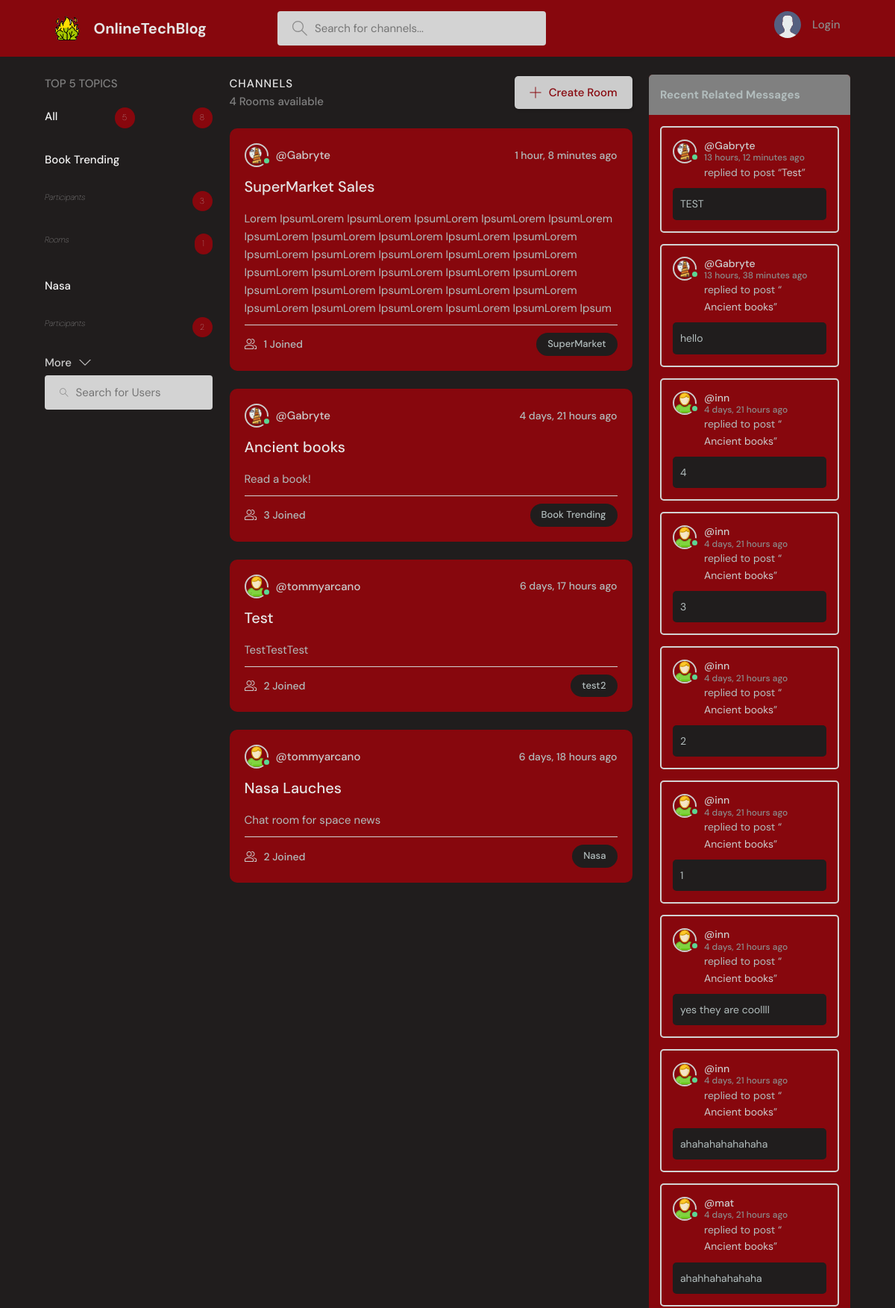
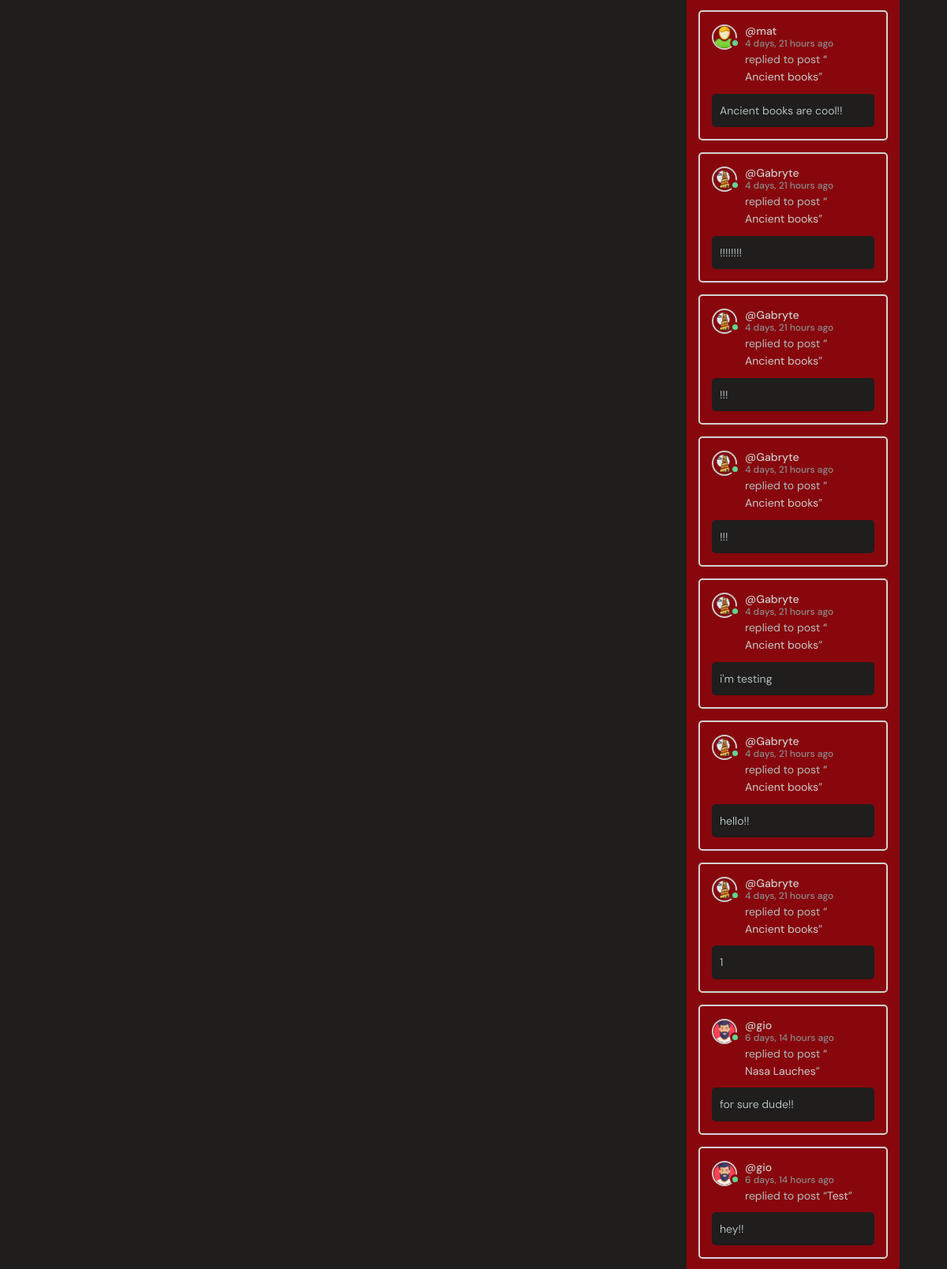
The page / (upper part) on the database its author committed (2 pictures, top to bottom).
### baseProject/models.py (models this page shows, shortened)
class Topic(models.Model):
    name = models.CharField(max_length=10, unique=True)

class Room(models.Model):
    host = models.ForeignKey(User, on_delete=models.SET_NULL, null=True)
    participants = models.ManyToManyField(User, related_name='participants', blank=True)
    topic = models.ForeignKey(Topic, null=True, blank=True,on_delete=models.SET_NULL)
    name = models.CharField(max_length=200, unique=True)
    description = models.TextField(null=True, blank=True)
    friendsOnly = models.BooleanField(default=False)
    updated = models.DateTimeField(auto_now=True)
    created = models.DateTimeField(auto_now_add=True)
    class Meta:
        ordering = ('-updated','-created')
    def __str__(self):
        return self.name

class User(AbstractUser):
    name = models.CharField(max_length=200, null=True)
    surname = models.CharField(max_length=200, null=True)
    email = models.EmailField(unique=True,null=True)
    status = models.TextField(null=True)
    icon = models.ImageField(null=True, default="userBase.svg")
    showFriendsMessages = models.BooleanField(default=False)
    USERNAME_FIELD = 'email'
    REQUIRED_FIELDS = []

class Message(models.Model):
    user = models.ForeignKey(User, on_delete=models.CASCADE)
    room = models.ForeignKey(Room, on_delete=models.CASCADE)
    body = models.TextField()
    image = models.ImageField(null=True, blank=True)
    updated = models.DateTimeField(auto_now=True)
    created = models.DateTimeField(auto_now_add=True)
    likes = models.ManyToManyField(User, related_name='comment')
    class Meta:
        ordering = ('-updated','-created')

### baseProject/views.py (the view)
# urls.py: 2. Add a URL to urlpatterns:  path('', views.home, name='home')
def home(request):
    page = 'home'
    q = request.GET.get('q') if request.GET.get('q') != None else ''
    rooms = Room.objects.filter(
        Q(topic__name__icontains=q) | Q(name__icontains=q) | Q(description__icontains=q)).order_by('-updated')
    num = 5
    topic = Topic.objects.annotate(num_participants=Count('room__participants'), num_rooms=Count('room')).order_by(
        '-num_participants', '-num_rooms')[0:num]
    total_participants = topic.aggregate(total_participants=Sum('num_participants')).get('total_participants', 0)
    rooms_count = rooms.count()
    room_messages = Message.objects.filter(Q(room__topic__name__icontains=q))
    friend_messages, requestFriendsExists = checkForFriendsMessages(request)
    context = {'rooms': rooms, 'topics': topic, 'rooms_count': rooms_count, 'room_messages': room_messages, "num": num,
               "total_participants": total_participants, "friend_messages": friend_messages, "page": page,
               "requestFriendsExists": requestFriendsExists}
    return render(request, 'baseProject/home.html', context)

### baseProject/templates/baseProject/home.html (shortened to what this page needs)
{% extends 'main.html' %}
{% block content %}
<main class="layout layout--3">
      <div class="container">
          {% include 'baseProject/topic_inside.html' %}
        <div class="roomList">
          <div class="roomList__header">
            <div>
              <h2>Channels</h2>
              <p>{{ rooms_count }} Rooms available</p>
            </div>
            <a class="btn btn--main" href="{% url 'create-room' %}">
              <svg version="1.1" xmlns="http://www.w3.org/2000/svg" width="32" height="32" viewBox="0 0 32 32">
                <title>add</title>
                <path
                  d="M16.943 0.943h-1.885v14.115h-14.115v1.885h14.115v14.115h1.885v-14.115h14.115v-1.885h-14.115v-14.115z"
                ></path>
              </svg>
              Create Room
            </a>
          </div>
            {% if page == 'home' %}
          {% include 'baseProject/central_home.html' %}
            {% else %}
                {% include 'baseProject/central_home_for_usersearch.html' %}
            {% endif %}
        </div>
          {% include 'baseProject/feed_inside.html' %}
      </div>
    </main>
{% endblock content%}

### baseProject/templates/baseProject/topic_inside.html (shortened to what this page needs)
<div class="topics">
    <div class="topics__header">
        <h2>Top {{ num }} Topics</h2>
    </div>
    <ul class="listTopics">
        <li>
            <a href="{% url 'home' %}">All
                <span class="numberPro">{{ topics.count }}</span><span class="numberPro">{{ total_participants }}</span></a>
        </li>
        {% for topic in topics %}
            <li>
                <a href="{% url 'home' %}?q={{ topic.name }}">{{ topic.name }}</a>
            </li>
            <li>
                <a><i>Participants</i><span class="numberPro">{{ topic.num_participants }}</span></a>
            </li>
            <li>
                <a><i>Rooms</i><span class="numberPro">{{ topic.room_set.all.count }}</span></a>
            </li>
        {% endfor %}
    </ul>
    <a class="btn btn--link" href="{% url 'arguments' %}">
        More
        <svg version="1.1" xmlns="http://www.w3.org/2000/svg" width="32" height="32" viewBox="0 0 32 32">
            <title>chevron-down</title>
            <path d="M16 21l-13-13h-3l16 16 16-16h-3l-13 13z"></path>
        </svg>
    </a>
    <form action="{% url 'userSearch' %}" method="GET" class="searchBar">
        <label>
            <input name="q" placeholder="Search for Users"/>
        </label>
    </form>
</div>

### baseProject/templates/baseProject/central_home.html (shortened to what this page needs)
{% for room in rooms %}
    <div class="RoomIteratedLister">
        <div class="ChannelListerRoomHeaderBlock">
            <a href="{% url 'user-profile' room.host.id %}" class="HostRoomChannelLister">
                {% if room.host.is_authenticated %}
                    <div class="avatar avatar--small active">
                        <img src="{{ room.host.icon.url }}"/>
                    </div>
                {% else %}
                    <div class="avatar avatar--small">
                        <img src="{{ room.host.icon.url }}"/>
                    </div>
                {% endif %}
                <span>@{{ room.host.username }}</span>
            </a>
            <div class="ChannelLastActionMessage">
                <span>{{ room.created|timesince }} ago</span>
            </div>
        </div>
        <div class="ContentChannelRoomList">
            <a href="{% url 'room' room.id %}">{{ room.name }}</a>
            <p>{{ room.description }}</p>
        </div>
        <div class="ChannelMetaRoom">
            <a href="{% url 'room' room.id %}" class="ChannelListChannelJoined">
                {{ room.participants.all.count }} Joined
            </a>
            <p class="ChannelListTopicRoom">{{ room.topic.name }}</p>
        </div>
    </div>
{% endfor %}

### baseProject/templates/baseProject/feed_inside.html (shortened to what this page needs)
{% if requestFriendsExists and request.user.showFriendsMessages == True %}
    <div class="LastMessagesFromUsers">
        <div class="layout__boxHeader">
            <h2>Friend Messages</h2>
        </div>
        {% for activity in friend_messages %}
            <div class="ActivitiesBoxingBox">
                <div class="activities__boxHeader ChannelListerRoomHeaderBlock">
                    <a href="{% url 'user-profile' activity.user.id %}" class="HostRoomChannelLister">
                        {% if activity.user.is_authenticated %}
                            <div class="avatar avatar--small active">
                                <img src="{{ activity.user.icon.url }}"/>
                            </div>
                        {% else %}
                            <div class="avatar avatar--small">
                                <img src="{{ activity.user.icon.url }}"/>
                            </div>
                        {% endif %}
                        <p>
                            @{{ activity.user.username }}
                            <span>{{ activity.created|timesince }} ago</span>
                        </p>
                    </a>
                </div>
                <div class="BoxingContentActivities">
                    <p>replied to post “<a href="{% url 'room' activity.room.id %}">{{ activity.room }}</a>”</p>
                    <div class="ActivitiesBoxingRoomChannelContent">
                        {{ activity.body }}
                    </div>
                </div>
            </div>
        {% endfor %}
    </div>
{% else %}
    <div class="LastMessagesFromUsers">
        <div class="layout__boxHeader">
            {% if page == 'userSearch' %}
                <h2>Recent Searched Users Messages</h2>
            {% else %}
                <h2>Recent Related Messages</h2>
            {% endif %}
        </div>
        {% if page == 'userSearch' %}
            {% for activity in searched_users_messages %}
                <div class="ActivitiesBoxingBox">
                    <div class="activities__boxHeader ChannelListerRoomHeaderBlock">
                        <a href="{% url 'user-profile' activity.user.id %}" class="HostRoomChannelLister">
                            {% if activity.user.is_authenticated %}
                                <div class="avatar avatar--small active">
                                    <img src="{{ activity.user.icon.url }}"/>
                                </div>
                            {% else %}
                                <div class="avatar avatar--small">
                                    <img src="{{ activity.user.icon.url }}"/>
                                </div>
                            {% endif %}
                            <p>
                                @{{ activity.user.username }}
                                <span>{{ activity.created|timesince }} ago</span>
                            </p>
                        </a>
                        {% if request.user == activity.user %}
                            <div class="ChannelLastActionMessage">
                                <a href="{% url 'delete-comment' activity.id %}">
                                    <svg version="1.1" xmlns="http://www.w3.org/2000/svg" width="32" height="32"
                                         viewBox="0 0 32 32">
                                        <title>remove</title>
                                        <path
                                                d="M27.314 6.019l-1.333-1.333-9.98 9.981-9.981-9.981-1.333 1.333 9.981 9.981-9.981 9.98 1.333 1.333 9.981-9.98 9.98 9.98 1.333-1.333-9.98-9.98 9.98-9.981z"
                                        ></path>
                                    </svg>
                                </a>
                            </div>
                        {% endif %}
                    </div>
                    <div class="BoxingContentActivities">
                        <p>replied to post “<a href="{% url 'room' activity.room.id %}">{{ activity.room }}</a>”</p>
                        <div class="ActivitiesBoxingRoomChannelContent">
                            {{ activity.body }}
                        </div>
                    </div>
                </div>
            {% endfor %}
        {% else %}
            {% for activity in room_messages %}
                <div class="ActivitiesBoxingBox">
                    <div class="activities__boxHeader ChannelListerRoomHeaderBlock">
                        <a href="{% url 'user-profile' activity.user.id %}" class="HostRoomChannelLister">
                            {% if activity.user.is_authenticated %}
                                <div class="avatar avatar--small active">
                                    <img src="{{ activity.user.icon.url }}"/>
                                </div>
                            {% else %}
                                <div class="avatar avatar--small">
                                    <img src="{{ activity.user.icon.url }}"/>
                                </div>
                            {% endif %}
                            <p>
                                @{{ activity.user.username }}
                                <span>{{ activity.created|timesince }} ago</span>
                            </p>
                        </a>
                    </div>
                    <div class="BoxingContentActivities">
                        <p>replied to post “<a href="{% url 'room' activity.room.id %}">{{ activity.room }}</a>”</p>
                        <div class="ActivitiesBoxingRoomChannelContent">
                            {{ activity.body }}
                        </div>
                    </div>
                </div>
            {% endfor %}
        {% endif %}
    </div>
{% endif %}

### rows shown on the page
Topic: name "Book Trending", num_participants "3", room_set.all.count "1"
Topic: name "Nasa", num_participants "2"
Room: host.icon (picture), host.username "Gabryte", created "1 hour, 8 minutes", name "SuperMarket Sales", description "Lorem IpsumLorem IpsumLorem IpsumLorem IpsumLorem IpsumLorem IpsumLorem IpsumLorem IpsumLorem IpsumLorem IpsumLorem IpsumLorem IpsumLorem IpsumLorem IpsumLorem IpsumLorem IpsumLorem IpsumLorem IpsumLorem IpsumLorem IpsumLorem IpsumLorem IpsumLorem IpsumLorem IpsumLorem IpsumLorem IpsumLorem IpsumLorem IpsumLorem IpsumLorem IpsumLorem Ipsum", participants.all.count "1", topic.name "SuperMarket"
Room: host.icon (picture), host.username "Gabryte", created "4 days, 21 hours", name "Ancient books", description "Read a book!", participants.all.count "3", topic.name "Book Trending"
Room: host.icon (picture), host.username "tommyarcano", created "6 days, 17 hours", name "Test", description "TestTestTest", participants.all.count "2", topic.name "test2"
Room: host.icon (picture), host.username "tommyarcano", created "6 days, 18 hours", name "Nasa Lauches", description "Chat room for space news", participants.all.count "2", topic.name "Nasa"
Message: user.icon (picture), user.username "Gabryte", created "13 hours, 12 minutes", room "Test", body "TEST"
Message: user.icon (picture), user.username "Gabryte", created "13 hours, 38 minutes", room "Ancient books", body "hello"
Message: user.icon (picture), user.username "inn", created "4 days, 21 hours", room "Ancient books", body "4"
Message: user.icon (picture), user.username "inn", created "4 days, 21 hours", room "Ancient books", body "3"
Message: user.icon (picture), user.username "inn", created "4 days, 21 hours", room "Ancient books", body "2"
Message: user.icon (picture), user.username "inn", created "4 days, 21 hours", room "Ancient books", body "1"
Message: user.icon (picture), user.username "inn", created "4 days, 21 hours", room "Ancient books", body "yes they are coollll"
Message: user.icon (picture), user.username "inn", created "4 days, 21 hours", room "Ancient books", body "ahahahahahahaha"
Message: user.icon (picture), user.username "mat", created "4 days, 21 hours", room "Ancient books", body "ahahhahahahaha"
Message: user.icon (picture), user.username "mat", created "4 days, 21 hours", room "Ancient books", body "Ancient books are cool!!"
Message: user.icon (picture), user.username "Gabryte", created "4 days, 21 hours", room "Ancient books", body "!!!!!!!!"
Message: user.icon (picture), user.username "Gabryte", created "4 days, 21 hours", room "Ancient books", body "!!!"
Message: user.icon (picture), user.username "Gabryte", created "4 days, 21 hours", room "Ancient books", body "!!!"
Message: user.icon (picture), user.username "Gabryte", created "4 days, 21 hours", room "Ancient books", body "i'm testing"
Message: user.icon (picture), user.username "Gabryte", created "4 days, 21 hours", room "Ancient books", body "hello!!"
Message: user.icon (picture), user.username "Gabryte", created "4 days, 21 hours", room "Ancient books", body "1"
Message: user.icon (picture), user.username "gio", created "6 days, 14 hours", room "Nasa Lauches", body "for sure dude!!"
Message: user.icon (picture), user.username "gio", created "6 days, 14 hours", room "Test", body "hey!!"

### other values the page prints
{{ num }} "5"
{{ topics.count }} "5"
{{ total_participants }} "8"
{{ rooms_count }} "4"
